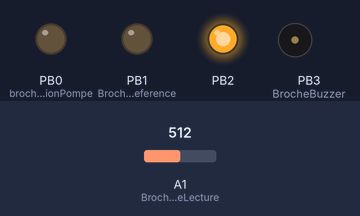
A sketch run on a simulated ATtiny85, built with avr-gcc and run on an emulated ATtiny85. Parts: output pins drawn as LEDs (lit = HIGH), buzzer (waves = sounding, pin HIGH). The test bench sets the inputs (shaded band); at power-on: A1 (BrochesondeLecture) = 512.

Above: at 3.6 s.
At 5.6 s:
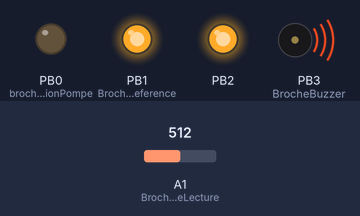
At 6.2 s:
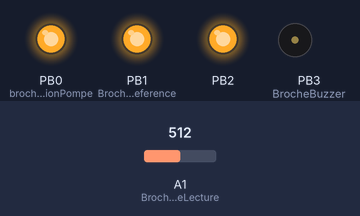
At 33.3 s:
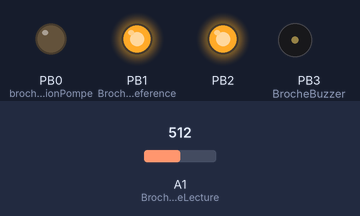
Timing chart, 0 to 43.0 s (numbered marks = the images above):
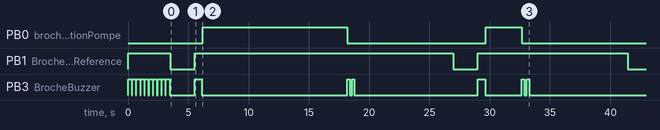

The sketch:

DFTA211_Code.ino
```cpp
  //  Arroseur Automatique, simple et rustique pour plante d'appartement.
  //  Le code est prévu pour un microcntroleur ATtiny85.
  //  Les sondes sont des sondes DIY nettoyables et interchangeables. Le code est fait en sorte qu'elles ne puissent (ou très peu) subir l'effet de corrosion galvanique.
  //  Sonde de référence : elle plantée dans le terreau du pot, elle est reliée directement sur PB1 c'est un pinMode OUTPUT qui est positionné à HIGH en dehors des mesures
  //  et à LOW durant les mesures.
  //  Sonde de lecture : elle reliée sur A1 qui elle même est reliée à +5V via une résistance de 12K pour effectuer une mesure entre elle et la sonde de référence, comme
  //  cela si la sonde référence est positionnée à LOW, sur A1 je lis la division potentiométrique par le diviseur 12K/Résistance terreau.
  //  Le bouton sert à bypasser la tempo "periodicite" pour forcer ou tester une séquence d'arrosage, il intervient directement et matériellement sur PB5 (RESET)
  //  Le Buzzer sonne un coup long si OUI il faut arroser ou 6 coups courts si il ne faut pas arroser.
  //  la séquence d'arrossage est constituée de 3 arrosages successifs (si nécessaires) avec durée d'arrosage dégressive et temps de pause entre chaque test pour laisser
  //  apparaître l'efficacité de l'arrosage. Le buzzer sonne 2 coups courts en fin de séquence de commande pompe
  //  Matériel utilisé :
  //                  1 ATtiny85
  //                  1 micropompe 5V + tuyau souple
  //                  1 BP Normalement ouvert (NO)
  //                  1 Diode de roue libre à brancher en inverse sur la sortie alimentant le moteur
  //                  1 Diode LED
  //                  1 Buzzer 5V (facultatif)
  //                  1 Résistance de 12K
  //                  1 Résistance de 470 ohms
  //                  1 Résistance de 150 ohms
  //                  1 Condensateur de 100nF
  //                  1 Condensateur de 150nF
  //                  1 Bloc convertisseur 5V
  //                  1 Connecteur Barrel Jack
  //                  2 Plaquettes pastillées montées en sandwich
  //                  1 optocoupleur mosfet ASSR311 mais on peut aussi bien monter un transitor BJT ou mosfet tout dépend de ce que l'on a sous la main.
  //
  //  ==========================================================================  CLAUDE DUFOURMONT ========================================================================
  //
  //  ..................................................... Ma chaîne YouTube : https://www.youtube.com/c/ClaudeDufourmont .................................................
  //
  //  ............................................................ Mon GitHub : https://github.com/claudiusmarius ..........................................................
  //
  //  ......................  Vidéo YouTube sur ce sujet :  https://youtu.be/836giWG3lic
  //
  //  ...................................... GitHub sur ce sujet : https://github.com/claudiusmarius/ARROSEUR-AUTOMATIQUE-NEW-CONCEPT-DFTA211  .............................
  //
  //  ======================================================================================================================================================================
  //
  //  *****************************************  Pour la programmation des ATtiny85 je vous conseille les 2 vidéos YouTube ci dessous :  ***********************************
  //
  //  DFT_#A91 PLATINE DE DEVELOPPEMENT POUR ATTINY85-NEW CONCEPT : https://youtu.be/x3gs_hjUjcw
  //
  //  DFT_#A16 ATTINY85 PROGRAMMER : https://youtu.be/1XOWKyjqMR4
  //
  //  ======================================================================================================================================================================

  #define BrochesondeLecture A1        // PB2
  #define BrochesondeReference 1       // PB1
  #define brocheLActionPompe 0         // PB0
  #define BrocheBuzzer 3               // PB3

  unsigned long periodicite = 86400000; // 24H Il s'agit du laps de temps entre 2 mesures, lorsque la fonction mesure n'est pas activée la DDP entre les 2 sondes est nulle.

  void setup()
  {
  // Forçage à l'arrêt de la pompe pendant le démarrage
  pinMode(brocheLActionPompe, OUTPUT);
  digitalWrite(brocheLActionPompe, LOW);

  // Les 4 lignes ci-dessous ont pour objectif d'annuler la DDP entre les 2 sondes (rappel la sonde de mesure est reliée au +5C via une réistance de 12K)
  pinMode(BrochesondeReference, OUTPUT);
  digitalWrite(BrochesondeReference, HIGH);
  pinMode(BrochesondeLecture, OUTPUT);
  digitalWrite(BrochesondeLecture, HIGH);

  //  Animation sonore spécifique de démarrage
  pinMode(BrocheBuzzer, OUTPUT);
  Buzzer(300, 50, 10);
  }

  void loop()
  {
  //  renvoi vers la fonction mesure puis activation de la tempo entre 2 mesures (temps long)
  mesure();               // Lance la séquence de 3 tests/arrosages
  delay(periodicite);     // Attente avant prochaine séquence
  }

  //  ======================================================================= DEBUT FONCTION MESURE ==========================================================================
  void mesure()
  {
  const uint16_t seuilSec = 300;  //............................................  Seuil en desous duquel on n'arrose plus
  const unsigned long durees[3] = {12000, 3000, 1000};  //......................  3 durées dégressives d'arrosage
  const unsigned long attenteApresArrosage = 8000;  //..........................  Cette durée a pour but d'attendre l'efficacité de l'arrosage sur la conductivité du terreau

  for (int i = 0; i < 3; i++)
  {
  // Préparation de la lecture : La sonde de référence est placée à zéro volts et la sonde de lecture est prête
  pinMode(BrochesondeReference, OUTPUT);
  digitalWrite(BrochesondeReference, LOW);
  pinMode(BrochesondeLecture, INPUT);
  delay(10);

  // Lecture moyenné de la tension résultante du pont diviseur constitué de R3 (12K) et de la résistance du terreau (entre les 2 sondes)
  uint16_t Tension = 0;
  for (int j = 0; j < 5; j++)
  {
  Tension += analogRead(BrochesondeLecture);
  delay(5);
  }
  Tension /= 5;
  delay(2000);

  // Remise en configuration DDP nulle entre les sondes
  pinMode(BrochesondeLecture, OUTPUT);
  digitalWrite(BrochesondeLecture, HIGH);
  digitalWrite(BrochesondeReference, HIGH);

  // Test humidité, l'opération est réitérée sur les 3 durées dégressives
  if (Tension > seuilSec)
  {
  Buzzer(600, 50, 1); //.............................................................  Début arrosage
  digitalWrite(brocheLActionPompe, HIGH);
  delay(durees[i]);
  digitalWrite(brocheLActionPompe, LOW);
  Buzzer(200, 200, 2); //............................................................  Fin test
  }

  else
  {
  Buzzer(50, 50, 6); //.............................................................   Pas d’arrosage nécessaire
  }

  delay(attenteApresArrosage);
  }
  }
  //  ========================================================================= FIN FONCTION MESURE ==========================================================================


  //  ======================================================================== DEBUT FONCTION BUZZER =========================================================================
  void Buzzer(int TempsH, int TempsL, int nb)
  {
  for (int i = 0; i < nb; i++)
  {
  digitalWrite(BrocheBuzzer, HIGH);
  delay(TempsH);
  digitalWrite(BrocheBuzzer, LOW);
  delay(TempsL);
  }
  }
  //  ========================================================================== FIN FONCTION BUZZER ==========================================================================
```

Measured:
- by itself, PB0 (brocheLActionPompe): LOW → HIGH at 6.2 s, → LOW 12.0 s later, → HIGH 11.5 s later, → LOW 3.0 s later
- by itself, PB1 (BrochesondeReference): goes LOW 2.0 s, HIGH 21.5 s, LOW 2.0 s, HIGH 12.5 s, then LOW
